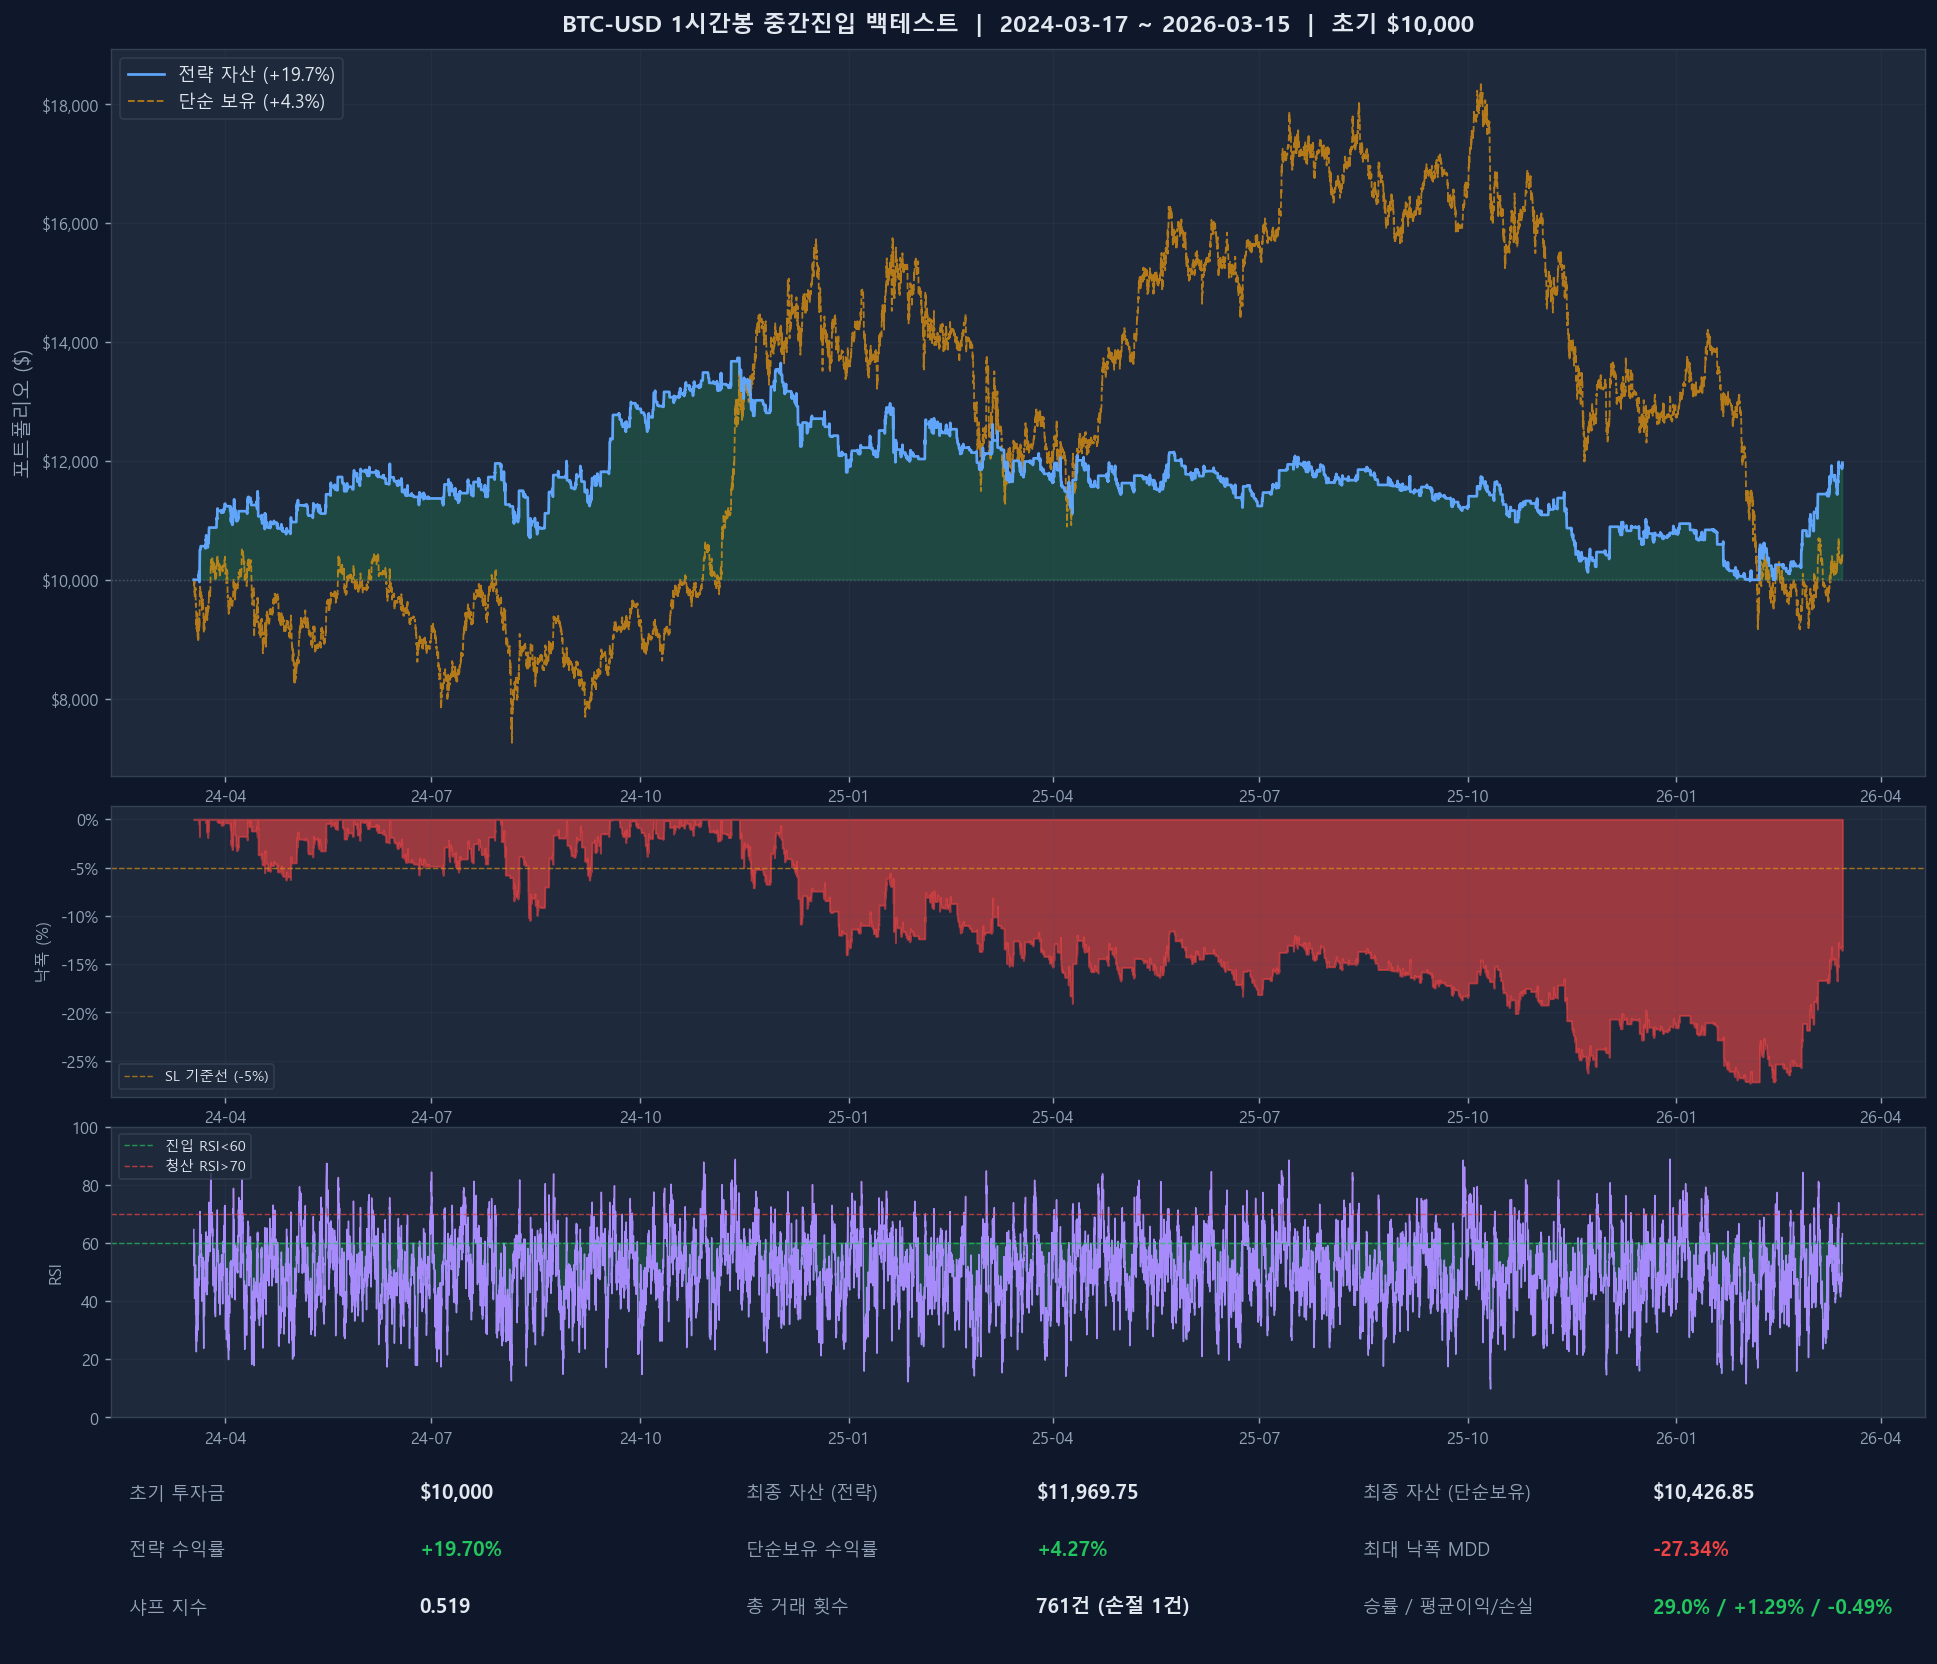

Write the Python code that produced this figure.
"""
hourly_midentry_backtest.py

목적:
  - 현실적인 "중간 진입" 시나리오 시뮬레이션
  - 최적 파라미터 (SMA30, RSI<60진입, SL5%, MACD 12/21/7) 적용
  - 2024-01-01 ~ 현재까지 1시간봉 데이터로 백테스트
  - 상승(ETF 랠리) → 횡보(눌림목) → 하락(조정) → 회복 구간을 모두 포함
  - 실제로 "지금 시장에 들어가면 어떻게 되나?"에 가장 근접한 검증
"""

import yfinance as yf
import pandas as pd
import numpy as np
import matplotlib.pyplot as plt
import matplotlib.ticker as mticker
import matplotlib.dates as mdates
import ta
import warnings
from datetime import datetime

warnings.filterwarnings('ignore')
plt.rcParams['font.family'] = 'Malgun Gothic'
plt.rcParams['axes.unicode_minus'] = False

INITIAL_CAPITAL = 10000.0

# ══════════════════════════════════════════════════════════
# 1. 데이터 수집
#    - yfinance: 1시간봉은 최대 730일 지원
#    - 2024-01-01 ~ 현재 (약 15개월)
# ══════════════════════════════════════════════════════════

print("=" * 60)
print("  BTC-USD 1시간봉 중간진입 백테스트")
print("  기간: 2024-01-01 ~ 현재 (직전 730일 이내)")
print("=" * 60)

print("\n[1/5] 1시간봉 데이터 수신 중 (yfinance 최대 730일)...")
# yfinance 1h는 최근 729일 이내의 데이터만 지원 (start= 사용 불가, period= 사용)
df = yf.download('BTC-USD', period='729d', interval='1h', progress=True)
df.dropna(inplace=True)
if isinstance(df.columns, pd.MultiIndex):
    df.columns = df.columns.droplevel(1)

total_candles = len(df)
start_dt = df.index[0]
end_dt   = df.index[-1]
print(f"    총 {total_candles:,}개 캔들  ({start_dt.strftime('%Y-%m-%d %H:%M')} → {end_dt.strftime('%Y-%m-%d %H:%M')})")

# ══════════════════════════════════════════════════════════
# 2. 지표 계산 (튜닝 최적 파라미터)
# ══════════════════════════════════════════════════════════

print("\n[2/5] 기술 지표 계산 중 (최적 파라미터 적용)...")

# SMA30 (30시간이동평균)
df['SMA']       = ta.trend.SMAIndicator(df['Close'], window=30).sma_indicator()
# RSI
df['RSI']       = ta.momentum.RSIIndicator(df['Close'], window=14).rsi()
# MACD (12/21/7)
macd_obj        = ta.trend.MACD(df['Close'], window_fast=12, window_slow=21, window_sign=7)
df['MACD_Line'] = macd_obj.macd()
df['MACD_Sig']  = macd_obj.macd_signal()
df.dropna(inplace=True)

print(f"    지표 계산 후 유효 캔들: {len(df):,}개")

# ══════════════════════════════════════════════════════════
# 3. 백테스트 엔진
# ══════════════════════════════════════════════════════════

print("\n[3/5] 백테스트 실행 중...")

SL_PCT     = 0.05   # 5% 손절 (튜닝 결과)
RSI_ENTRY  = 60     # RSI 60 미만 진입
RSI_EXIT   = 70     # RSI 70 초과 청산

cash      = INITIAL_CAPITAL
position  = 0.0
entry_px  = 0.0
equity    = []
trades    = []
in_trade_at = []

for ts, row in df.iterrows():
    close = float(row['Close'])
    low   = float(row['Low'])
    sma   = float(row['SMA'])
    rsi   = float(row['RSI'])
    macd  = float(row['MACD_Line'])
    msig  = float(row['MACD_Sig'])

    # ── 보유 중 ──
    if position > 0:
        sl_price = entry_px * (1 - SL_PCT)

        # 손절선 도달
        if low <= sl_price:
            cash += position * sl_price
            trades.append({'ts': ts, 'type': 'SL', 'price': sl_price,
                           'profit': (sl_price / entry_px) - 1})
            position = 0.0; entry_px = 0.0

        # 일반 청산 (추세 이탈 or MACD 역전 or RSI 과매수)
        elif close < sma or macd < msig or rsi > RSI_EXIT:
            cash += position * close
            trades.append({'ts': ts, 'type': 'EXIT', 'price': close,
                           'profit': (close / entry_px) - 1})
            position = 0.0; entry_px = 0.0

    # ── 미보유 중 - 진입 조건 ──
    if position == 0:
        if close > sma and macd > msig and rsi < RSI_ENTRY:
            entry_px  = close
            position  = cash / entry_px
            cash      = 0.0
            in_trade_at.append(ts)

    equity.append(cash + position * close)

df['Equity']  = equity
df['BH']      = INITIAL_CAPITAL * (df['Close'] / df['Close'].iloc[0])

# ══════════════════════════════════════════════════════════
# 4. 성과 지표 계산
# ══════════════════════════════════════════════════════════

print("\n[4/5] 성과 지표 계산 중...")

final_equity  = df['Equity'].iloc[-1]
cum_return    = (final_equity / INITIAL_CAPITAL) - 1
bh_return     = (df['BH'].iloc[-1]  / INITIAL_CAPITAL) - 1

df['Peak']    = df['Equity'].cummax()
df['DD']      = (df['Equity'] - df['Peak']) / df['Peak']
mdd           = df['DD'].min()

dr            = df['Equity'].pct_change()
sharpe        = (dr.mean() / dr.std()) * np.sqrt(365 * 24) if dr.std() != 0 else 0  # annualized for hourly

winning  = [t for t in trades if t['profit'] > 0]
losing   = [t for t in trades if t['profit'] <= 0]
win_rate = len(winning) / len(trades) if trades else 0
avg_win  = np.mean([t['profit'] for t in winning]) * 100 if winning else 0
avg_loss = np.mean([t['profit'] for t in losing])  * 100 if losing  else 0

sl_count   = sum(1 for t in trades if t['type'] == 'SL')
exit_count = sum(1 for t in trades if t['type'] == 'EXIT')

days_total  = (end_dt - start_dt).days
months_est  = days_total / 30

print(f"""
{'='*60}
  최적 파라미터 Mid-Entry 백테스트 최종 결과
  기간: {start_dt.strftime('%Y-%m-%d')} ~ {end_dt.strftime('%Y-%m-%d')} ({days_total}일, 약 {months_est:.0f}개월)
  데이터 해상도: 1시간봉  |  총 캔들 수: {total_candles:,}개
{'='*60}
초기 투자금           : ${INITIAL_CAPITAL:>10,.2f}
최종 자산 (전략)      : ${final_equity:>10,.2f}
최종 자산 (단순보유)  : ${INITIAL_CAPITAL*(1+bh_return):>10,.2f}
─────────────────────────────────────────────────────
누적 수익률 (전략)    : {cum_return*100:>+8.2f}%
누적 수익률 (단순보유): {bh_return*100:>+8.2f}%
최대 낙폭 (MDD)       : {mdd*100:>+8.2f}%
샤프 지수 (연환산)    : {sharpe:>8.2f}
─────────────────────────────────────────────────────
총 거래 횟수          : {len(trades):>4}건
  - 손절(SL) 발동    : {sl_count:>4}건
  - 일반 청산        : {exit_count:>4}건
승률                  : {win_rate*100:>6.1f}%
평균 이익 (건당)      : {avg_win:>+7.2f}%
평균 손실 (건당)      : {avg_loss:>+7.2f}%
{'='*60}
""")

# ══════════════════════════════════════════════════════════
# 5. 시각화
# ══════════════════════════════════════════════════════════

print("[5/5] 차트 생성 중...")

fig = plt.figure(figsize=(18, 16))
fig.patch.set_facecolor('#0f172a')

gs = fig.add_gridspec(4, 1, height_ratios=[2.5, 1, 1, 0.7], hspace=0.08)

ax1 = fig.add_subplot(gs[0])  # 자산 곡선
ax2 = fig.add_subplot(gs[1], sharex=ax1)  # 낙폭
ax3 = fig.add_subplot(gs[2], sharex=ax1)  # RSI
ax4 = fig.add_subplot(gs[3])  # 성과 요약 표

for ax in [ax1, ax2, ax3]:
    ax.set_facecolor('#1e293b')
    for spine in ax.spines.values():
        spine.set_color('#334155')
    ax.tick_params(colors='#94a3b8', labelsize=9)
    ax.grid(True, alpha=0.15, color='#475569')

# ── 패널1: 자산 곡선 ──
ax1.plot(df.index, df['Equity'], color='#60a5fa', lw=1.5, label=f'전략 자산 ({cum_return*100:+.1f}%)', zorder=3)
ax1.plot(df.index, df['BH'],     color='#f59e0b', lw=1.0, label=f'단순 보유 ({bh_return*100:+.1f}%)', alpha=0.7, linestyle='--', zorder=2)
ax1.axhline(INITIAL_CAPITAL, color='#475569', lw=0.8, linestyle=':')
ax1.fill_between(df.index, df['Equity'], INITIAL_CAPITAL,
                 where=(df['Equity'] >= INITIAL_CAPITAL), alpha=0.2, color='#22c55e', zorder=1)
ax1.fill_between(df.index, df['Equity'], INITIAL_CAPITAL,
                 where=(df['Equity'] < INITIAL_CAPITAL),  alpha=0.2, color='#ef4444', zorder=1)

ax1.yaxis.set_major_formatter(mticker.FuncFormatter(lambda x, _: f'${x:,.0f}'))
ax1.set_ylabel('포트폴리오 ($)', color='#94a3b8', fontsize=11)
legend = ax1.legend(loc='upper left', fontsize=10, facecolor='#1e293b', edgecolor='#334155')
for text in legend.get_texts():
    text.set_color('#e2e8f0')
ax1.set_title(f'BTC-USD 1시간봉 중간진입 백테스트  |  {start_dt.strftime("%Y-%m-%d")} ~ {end_dt.strftime("%Y-%m-%d")}  |  초기 ${INITIAL_CAPITAL:,.0f}',
              color='#e2e8f0', fontsize=13, fontweight='bold', pad=10)

# ── 패널2: 낙폭 (Drawdown) ──
ax2.fill_between(df.index, df['DD'] * 100, 0, color='#ef4444', alpha=0.6)
ax2.axhline(-5, color='#f59e0b', lw=0.8, linestyle='--', alpha=0.6, label='SL 기준선 (-5%)')
ax2.set_ylabel('낙폭 (%)', color='#94a3b8', fontsize=9)
ax2.yaxis.set_major_formatter(mticker.FuncFormatter(lambda x, _: f'{x:.0f}%'))
ax2.legend(loc='lower left', fontsize=8, facecolor='#1e293b', edgecolor='#334155')
for text in ax2.get_legend().get_texts():
    text.set_color('#e2e8f0')

# ── 패널3: RSI ──
ax3.plot(df.index, df['RSI'], color='#a78bfa', lw=0.8)
ax3.axhline(RSI_ENTRY, color='#22c55e', lw=0.8, linestyle='--', alpha=0.7, label=f'진입 RSI<{RSI_ENTRY}')
ax3.axhline(RSI_EXIT,  color='#ef4444', lw=0.8, linestyle='--', alpha=0.7, label=f'청산 RSI>{RSI_EXIT}')
ax3.fill_between(df.index, df['RSI'], RSI_ENTRY, where=(df['RSI'] < RSI_ENTRY), alpha=0.2, color='#22c55e')
ax3.fill_between(df.index, df['RSI'], RSI_EXIT,  where=(df['RSI'] > RSI_EXIT),  alpha=0.2, color='#ef4444')
ax3.set_ylim(0, 100)
ax3.set_ylabel('RSI', color='#94a3b8', fontsize=9)
ax3.legend(loc='upper left', fontsize=8, facecolor='#1e293b', edgecolor='#334155')
for text in ax3.get_legend().get_texts():
    text.set_color('#e2e8f0')

ax3.xaxis.set_major_formatter(mdates.DateFormatter('%y-%m'))
plt.setp(ax3.xaxis.get_majorticklabels(), rotation=0)

# ── 패널4: 성과 요약 표 ──
ax4.set_facecolor('#0f172a')
ax4.axis('off')

table_data = [
    ['초기 투자금', f'${INITIAL_CAPITAL:,.0f}',
     '최종 자산 (전략)', f'${final_equity:,.2f}',
     '최종 자산 (단순보유)', f'${INITIAL_CAPITAL*(1+bh_return):,.2f}'],
    ['전략 수익률', f'{cum_return*100:+.2f}%',
     '단순보유 수익률', f'{bh_return*100:+.2f}%',
     '최대 낙폭 MDD', f'{mdd*100:.2f}%'],
    ['샤프 지수', f'{sharpe:.3f}',
     '총 거래 횟수', f'{len(trades)}건 (손절 {sl_count}건)',
     '승률 / 평균이익/손실', f'{win_rate*100:.1f}% / {avg_win:+.2f}% / {avg_loss:+.2f}%'],
]

for r_idx, row_data in enumerate(table_data):
    for c_idx in range(0, 6, 2):
        label = row_data[c_idx]
        value = row_data[c_idx+1]
        x_l = 0.01 + (c_idx // 2) * 0.34
        x_v = x_l + 0.16
        y = 0.75 - r_idx * 0.28
        ax4.text(x_l, y, label, color='#94a3b8', fontsize=10, transform=ax4.transAxes)
        # Color the value
        val_color = '#e2e8f0'
        if '+' in value and '%' in value:
            val_color = '#22c55e'
        elif value.startswith('-') and '%' in value:
            val_color = '#ef4444'
        ax4.text(x_v, y, value, color=val_color, fontsize=11, fontweight='bold', transform=ax4.transAxes)

save_path = 'c:/auto_bitcoin/hourly_midentry_backtest.png'
plt.savefig(save_path, dpi=130, bbox_inches='tight', facecolor='#0f172a')
print(f"차트 저장 완료: {save_path}")
